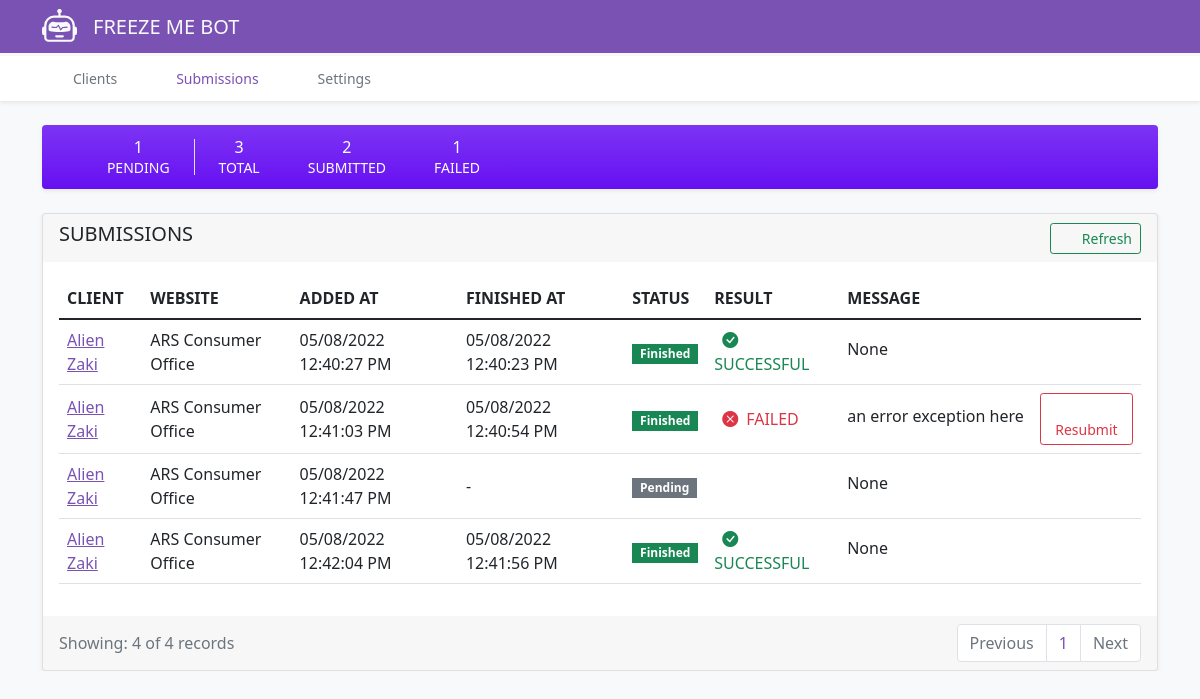
/submissions/, run on an earlier commit of the app's database.
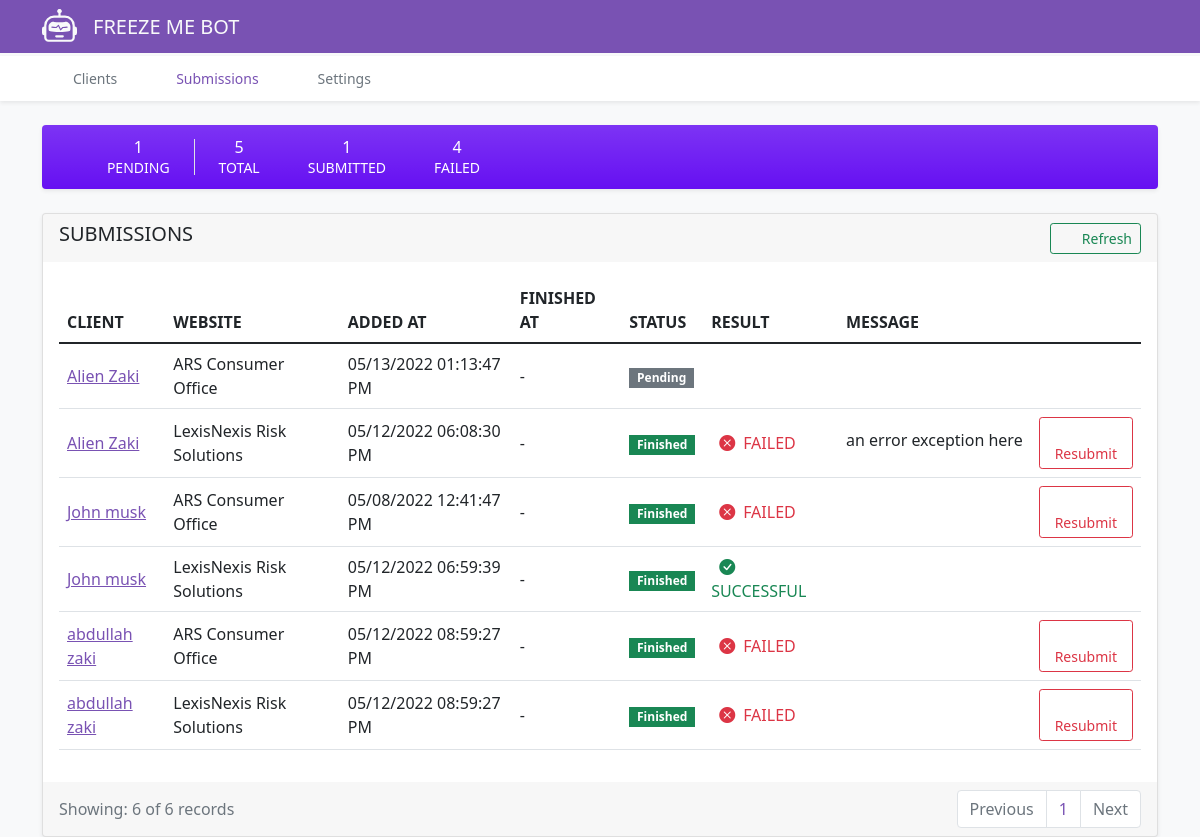
And on a later commit of the database.
### core/models.py (models this page shows, shortened)
class Submission(models.Model):
    FINISHED_CHOICES = [
        (True, 'Finished'),
        (False, 'Pending')
    ]
    SUCCEED_CHOICES = [
        (True, 'Successful'),
        (False, 'Failed')
    ]
    client = models.ForeignKey(Client, on_delete=models.CASCADE)
    website = models.ForeignKey(Website, on_delete=models.CASCADE)
    note = models.TextField(null=True, blank=True)
    timestamp = models.DateTimeField(auto_now_add=True)
    finish_time = models.DateTimeField(null=True, blank=True)
    finished = models.BooleanField(choices=FINISHED_CHOICES, default=False)
    succeed = models.BooleanField(choices=SUCCEED_CHOICES, default=False)

class Client(models.Model):
    fname = models.CharField(max_length=255)
    mname = models.CharField(max_length=255, null=True, blank=True)
    suffix = models.CharField(max_length=255, null=True, blank=True)
    lname = models.CharField(max_length=255)
    city = models.CharField(max_length=255)
    state = models.ForeignKey(State, on_delete=models.CASCADE)
    zip = models.CharField(max_length=255)
    address_line1 = models.CharField(max_length=255)
    address_line2 = models.CharField(max_length=255, null=True, blank=True)
    phone = models.CharField(max_length=10, null=True, blank=True)
    email = models.EmailField(unique=True)
    ssn = models.CharField(max_length=9, unique=True)
    dob = models.DateField()
    freeze_date = models.DateField(null=True, blank=True, default=date.today)
    id_card = models.FileField(upload_to=upload_id, null=True, blank=True) #'uploads/ID/'
    passport = models.FileField(upload_to=upload_passport, null=True, blank=True)
    driver_license = models.FileField(upload_to=upload_driver, null=True, blank=True)
    residency = models.FileField(upload_to=upload_residencies, null=True, blank=True)
    ssn_card = models.FileField(upload_to=upload_ssn_card, null=True, blank=True)
    utility_bill = models.FileField(upload_to=upload_utility_bill, null=True, blank=True)
    created_at = models.DateTimeField(auto_now_add=True)
    updated_at = models.DateTimeField(auto_now=True)
    class Meta:
        ordering = ['-created_at']
    @property
    def full_name(self):
        return f'{self.fname} {self.lname}'

class Website(models.Model):
    name = models.CharField(max_length=255)
    url = models.URLField()
    ready = models.BooleanField(default=False)
    created_at = models.DateTimeField(auto_now_add=True, null=True, blank=True)
    updated_at = models.DateTimeField(auto_now=True, null=True, blank=True)

### core/views.py (the view)
# urls.py: path('submissions/', views.SubmissionListView.as_view(), name='submission_list'),
class SubmissionListView(generic.ListView):
    model = Submission
    context_object_name = 'submissions'
    template_name = 'submissions_list.html'
    paginate_by = 20
    def get_queryset(self):
        if 'pk' in self.kwargs:
            client_id = self.kwargs['pk']
            qs = super().get_queryset().filter(client_id=client_id)
            return qs
        else:
            return super().get_queryset()
    def get_context_data(self, **kwargs):
        context = super().get_context_data(**kwargs)
        context['total_count'] = self.get_queryset().count()
        context['processing'] = self.get_queryset().filter(finished=False).count()
        context['finished'] = self.get_queryset().filter(finished=True).count()
        context['succeed'] = self.get_queryset().filter(succeed=True).count()
        context['failed'] = self.get_queryset().filter(finished=True, succeed=False).count()
        return context

### templates/submissions_list.html (shortened to what this page needs)
{% extends "base.html" %}
{% block content %}
    <div class="d-flex align-items-center px-3 my-4 text-white bg-indigo bg-gradient rounded shadow-sm">
            <i class="fa fa-list-check my-3 fa-2x"></i>
            <div class="lh-1 px-4 border-end text-center">
                <h1 class="h6 mb-1 text-white lh-1">{{ processing }}</h1>
                <p class="mb-0"><small>PENDING</small></p>
            </div>
            <div class="lh-1 px-4">
                <h1 class="h6 mb-1 text-white lh-1 text-center">{{ finished }}</h1>
                <p class="mb-0"><small>TOTAL</small></p>
            </div>
            <div class="lh-1 px-4">
                <h1 class="h6 mb-1 text-white lh-1 text-center">{{ succeed }}</h1>
                <p class="mb-0"><small>SUBMITTED</small></p>
            </div>
            <div class="lh-1 px-4">
                <h1 class="h6 mb-1 text-white lh-1 text-center">{{ failed }}</h1>
                <p class="mb-0"><small>FAILED</small></p>
            </div>
        </div>
    <div class="card shadow-sm">
        <div class="card-header d-flex justify-content-between align-items-center border-0">
            <h5>SUBMISSIONS</h5>
            <a class="btn btn-outline-success btn-sm" href="{{ request.get_full_path }}">
                <i class="fa-solid fa-rotate me-2"></i>
                Refresh</a>
        </div>
        <div class="card-body">
            <table class="table table-hover">
                <thead>
                <tr>
                    <th scope="col">CLIENT</th>
                    <th scope="col">WEBSITE</th>
                    <th scope="col">ADDED AT</th>
                    <th scope="col">FINISHED AT</th>
                    <th scope="col">STATUS</th>
                    <th scope="col">RESULT</th>
                    <th scope="col">MESSAGE</th>
                </tr>
                </thead>
                <tbody>
                {% for item in submissions %}
                    <tr>
                        <td scope="row" class="align-middle"><a href="{% url 'client_submissions' item.client.pk %}">{{ item.client.full_name }}</a></td>
                        <td class="align-middle">{{ item.website.name }}</td>
                        <td class="align-middle">{{ item.timestamp|date:"m/d/Y h:i:s A" }}</td>
                        <td class="align-middle">{{ item.finish_time|date:"m/d/Y h:i:s A"|default:'-' }}</td>
                        <td class="align-middle">
                            <h5 class="badge {% if item.finished %}bg-success{% else %}bg-secondary {% endif %} mb-0 rounded-0">{{ item.get_finished_display }}</h5>
                        </td>
                        <td class="align-middle">
                            {% if item.finished and item.succeed %}
                                <span class="text-success">
                                    <i class="bi bi-check-circle-fill mx-2"></i>{{ item.get_succeed_display|upper }}
                                </span>
                            {% elif item.finished and not item.succeed %}
                                <span class="text-danger">
                                    <i class="bi bi-x-circle-fill mx-2"></i>{{ item.get_succeed_display|upper }}
                                </span>
                            {% else %}
                                <div class="spinner-grow text-muted spinner-grow-sm mx-2" role="status"></div>
                            {% endif %}
                        </td>
                        <td class="align-middle ">
                           <span class="d-inline-block text-truncate " style="max-width: 200px;" tabindex="0" data-bs-toggle="popover"  data-bs-content="{{ item.note }}">
                              {{ item.note }}
                           </span>
                        </td>
                        <td class="align-middle">
                            {% if item.finished and not item.succeed %}
                               <a href='{% url 'resubmit' item.pk %}' class="btn btn-outline-danger btn-sm">
                                   <i class="fa-solid fa-rotate-right me-2"></i>Resubmit
                               </a>
                            {% endif %}
                        </td>
                    </tr>
                {% endfor %}
                </tbody>
            </table>
        </div>
        <div class="card-footer text-muted border-0">
            <div class="d-flex justify-content-between align-items-center">
                <span>Showing: {{ submissions|length }} of {{ total_count }} records</span>
                {% if submissions %}
                    <nav aria-label="Page navigation example">
                        <ul class="pagination justify-content-end mb-0">
                            {% if page_obj.has_previous %}
                                <li class="page-item">
                                    <a class="page-link" href="?page={{ page_obj.previous_page_number }}{% if request.GET.q %}&q={{ request.GET.q }}{% endif %}">Previous</a>
                                </li>
                            {% else %}
                                <li class="page-item disabled">
                                    <a class="page-link">Previous</a>
                                </li>
                            {% endif %}
                            <li class="page-item">
                                <a class="page-link" href="?page={{ page_obj.number }}{% if request.GET.q %}&q={{ request.GET.q }}{% endif %}">{{ page_obj.number }}</a>
                            </li>
                            {% if page_obj.has_next %}
                                <li class="page-item">
                                    <a class="page-link" href="?page={{ page_obj.next_page_number }}{% if request.GET.q %}&q={{ request.GET.q }}{% endif %}">Next</a>
                                </li>
                            {% else %}
                                <li class="page-item disabled">
                                    <a class="page-link">Next</a>
                                </li>
                            {% endif %}
                        </ul>
                    </nav>
                {% endif %}
            </div>
        </div>
    </div>
{% endblock content %}

### templates/base.html (shortened to what this page needs)
{% load static %}
<!DOCTYPE html>
<html lang="en">
<head>
    <link rel="stylesheet" href="{% static './css/bootstrap.min.css' %}">
    <link rel="stylesheet" href="{% static './css/bootstrap-icons.css' %}">
    <link rel="stylesheet" href="{% static './css/offcanvas.css' %}">
</head>
<body class="bg-light">
<nav class="navbar navbar-expand-lg fixed-top  bg-primary py-1" aria-label="Main navigation">
    <div class="container">
        <a class="navbar-brand text-light d-flex align-items-center" href="/">
          FREEZE ME BOT
        </a>
    </div>
</nav>
<div class="bg-body shadow-sm">
    <nav class="container nav nav-underline" aria-label="Secondary navigation">
        <a class="nav-link{% if request.resolver_match.url_name == 'client_list' %} active text-primary {% endif %}"
           href="{% url 'client_list' %}"><i class="fa-solid fa-user-group mx-2"></i>Clients
        </a>
        <a class="nav-link{% if request.resolver_match.url_name == 'submission_list' %} active text-primary{% endif %}"
           href="{% url 'submission_list' %}"><i class="fa-solid fa-list-check mx-2"></i>Submissions</a>
        <a class="nav-link{% if request.resolver_match.url_name == 'setting_list' %} active text-primary{% endif %}"
           href="{% url 'setting_list' %}"><i class="fa-solid fa-gear mx-2"></i>Settings</a>
    </nav>
</div>
<main role="main" class="container">
    {% block content %}
    {% endblock content %}
</main>
</body>
</html>

### static/css/offcanvas.css (style rules this page uses)
html, body { overflow-x: hidden; }
body { padding-top: 56px; }
.nav-underline .nav-link { padding-top: .75rem; padding-bottom: .75rem; font-size: .875rem; color: #6c757d; }
.nav-underline .active { font-weight: 500; color: #343a40; }

What changed in the data, as far as the page shows it:
changed Submission: timestamp "05/08/2022 12:40:27 PM" → "05/13/2022 01:13:47 PM"; finish_time "05/08/2022 12:40:23 PM" → "-"; finished "Finished" → "Pending"; succeed "SUCCESSFUL" → (not shown); note "None" → (not shown)
changed Submission "an error exception here": website.name "ARS Consumer Office" → "LexisNexis Risk Solutions"; timestamp "05/08/2022 12:41:03 PM" → "05/12/2022 06:08:30 PM"; finish_time "05/08/2022 12:40:54 PM" → "-"
changed Submission "05/08/2022 12:41:47 PM": client.full_name "Alien Zaki" → "John musk"; finished "Pending" → "Finished"; succeed (not shown) → "FAILED"; note "None" → (not shown)
changed Submission "SUCCESSFUL": client.full_name "Alien Zaki" → "John musk"; website.name "ARS Consumer Office" → "LexisNexis Risk Solutions"; timestamp "05/08/2022 12:42:04 PM" → "05/12/2022 06:59:39 PM"; finish_time "05/08/2022 12:41:56 PM" → "-"; note "None" → (not shown)
added Submission: client.full_name "abdullah zaki", website.name "ARS Consumer Office", timestamp "05/12/2022 08:59:27 PM", finish_time "-", finished "Finished", succeed "FAILED", shows "Resubmit"
added Submission: client.full_name "abdullah zaki", website.name "LexisNexis Risk Solutions", timestamp "05/12/2022 08:59:27 PM", finish_time "-", finished "Finished", succeed "FAILED", shows "Resubmit"
Also different on the page:
{{ finished }}: "3" → "5"
{{ succeed }}: "2" → "1"
{{ failed }}: "1" → "4"
{{ submissions|length }}: "4" → "6"
{{ total_count }}: "4" → "6"
